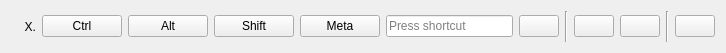
<?xml version="1.0" encoding="UTF-8"?>
<ui version="4.0">
 <class>KeyPressWidget</class>
 <widget class="QWidget" name="KeyPressWidget">
  <property name="geometry">
   <rect>
    <x>0</x>
    <y>0</y>
    <width>726</width>
    <height>53</height>
   </rect>
  </property>
  <property name="sizePolicy">
   <sizepolicy hsizetype="Expanding" vsizetype="Minimum">
    <horstretch>0</horstretch>
    <verstretch>0</verstretch>
   </sizepolicy>
  </property>
  <property name="minimumSize">
   <size>
    <width>0</width>
    <height>40</height>
   </size>
  </property>
  <property name="maximumSize">
   <size>
    <width>16777215</width>
    <height>60</height>
   </size>
  </property>
  <property name="windowTitle">
   <string>Form</string>
  </property>
  <property name="autoFillBackground">
   <bool>true</bool>
  </property>
  <property name="styleSheet">
   <string notr="true">QWidget {
	#this does break dark mode stupid me
	#background-color: white;
}
</string>
  </property>
  <layout class="QHBoxLayout" name="horizontalLayout">
   <item>
    <widget class="QLabel" name="label">
     <property name="minimumSize">
      <size>
       <width>25</width>
       <height>0</height>
      </size>
     </property>
     <property name="text">
      <string>X.</string>
     </property>
     <property name="alignment">
      <set>Qt::AlignRight|Qt::AlignTrailing|Qt::AlignVCenter</set>
     </property>
    </widget>
   </item>
   <item>
    <widget class="QPushButton" name="ctrlMod">
     <property name="focusPolicy">
      <enum>Qt::NoFocus</enum>
     </property>
     <property name="styleSheet">
      <string notr="true">QPushButton:selected {
		color: white;
}</string>
     </property>
     <property name="text">
      <string>Ctrl</string>
     </property>
     <property name="checkable">
      <bool>true</bool>
     </property>
    </widget>
   </item>
   <item>
    <widget class="QPushButton" name="altMod">
     <property name="focusPolicy">
      <enum>Qt::NoFocus</enum>
     </property>
     <property name="text">
      <string>Alt</string>
     </property>
     <property name="checkable">
      <bool>true</bool>
     </property>
    </widget>
   </item>
   <item>
    <widget class="QPushButton" name="shiftMod">
     <property name="focusPolicy">
      <enum>Qt::NoFocus</enum>
     </property>
     <property name="text">
      <string>Shift</string>
     </property>
     <property name="checkable">
      <bool>true</bool>
     </property>
    </widget>
   </item>
   <item>
    <widget class="QPushButton" name="metaMod">
     <property name="focusPolicy">
      <enum>Qt::NoFocus</enum>
     </property>
     <property name="text">
      <string>Meta</string>
     </property>
     <property name="checkable">
      <bool>true</bool>
     </property>
    </widget>
   </item>
   <item>
    <widget class="CKeySequenceEdit" name="keySequenceEdit"/>
   </item>
   <item>
    <widget class="QPushButton" name="clearButton">
     <property name="icon">
      <iconset theme="edit-clear">
       <normaloff>.</normaloff>.</iconset>
     </property>
    </widget>
   </item>
   <item>
    <widget class="Line" name="line_2">
     <property name="orientation">
      <enum>Qt::Vertical</enum>
     </property>
    </widget>
   </item>
   <item>
    <widget class="QPushButton" name="moveUp">
     <property name="icon">
      <iconset theme="go-up">
       <normaloff>.</normaloff>.</iconset>
     </property>
    </widget>
   </item>
   <item>
    <widget class="QPushButton" name="moveDown">
     <property name="icon">
      <iconset theme="go-down">
       <normaloff>.</normaloff>.</iconset>
     </property>
    </widget>
   </item>
   <item>
    <widget class="Line" name="line">
     <property name="orientation">
      <enum>Qt::Vertical</enum>
     </property>
    </widget>
   </item>
   <item>
    <widget class="QPushButton" name="delButton">
     <property name="icon">
      <iconset theme="list-remove">
       <normaloff>.</normaloff>.</iconset>
     </property>
    </widget>
   </item>
  </layout>
 </widget>
 <customwidgets>
  <customwidget>
   <class>CKeySequenceEdit</class>
   <extends>QKeySequenceEdit</extends>
   <header location="global">gui.customwidgets</header>
  </customwidget>
 </customwidgets>
 <resources/>
 <connections>
  <connection>
   <sender>clearButton</sender>
   <signal>clicked()</signal>
   <receiver>keySequenceEdit</receiver>
   <slot>clear()</slot>
   <hints>
    <hint type="sourcelabel">
     <x>578</x>
     <y>38</y>
    </hint>
    <hint type="destinationlabel">
     <x>541</x>
     <y>29</y>
    </hint>
   </hints>
  </connection>
  <connection>
   <sender>delButton</sender>
   <signal>clicked()</signal>
   <receiver>KeyPressWidget</receiver>
   <slot>_remove()</slot>
   <hints>
    <hint type="sourcelabel">
     <x>707</x>
     <y>30</y>
    </hint>
    <hint type="destinationlabel">
     <x>668</x>
     <y>0</y>
    </hint>
   </hints>
  </connection>
  <connection>
   <sender>moveDown</sender>
   <signal>clicked()</signal>
   <receiver>KeyPressWidget</receiver>
   <slot>_moveDown()</slot>
   <hints>
    <hint type="sourcelabel">
     <x>661</x>
     <y>28</y>
    </hint>
    <hint type="destinationlabel">
     <x>629</x>
     <y>0</y>
    </hint>
   </hints>
  </connection>
  <connection>
   <sender>moveUp</sender>
   <signal>clicked()</signal>
   <receiver>KeyPressWidget</receiver>
   <slot>_moveUp()</slot>
   <hints>
    <hint type="sourcelabel">
     <x>624</x>
     <y>33</y>
    </hint>
    <hint type="destinationlabel">
     <x>593</x>
     <y>0</y>
    </hint>
   </hints>
  </connection>
  <connection>
   <sender>clearButton</sender>
   <signal>clicked(bool)</signal>
   <receiver>ctrlMod</receiver>
   <slot>setChecked(bool)</slot>
   <hints>
    <hint type="sourcelabel">
     <x>563</x>
     <y>22</y>
    </hint>
    <hint type="destinationlabel">
     <x>77</x>
     <y>25</y>
    </hint>
   </hints>
  </connection>
  <connection>
   <sender>clearButton</sender>
   <signal>clicked(bool)</signal>
   <receiver>altMod</receiver>
   <slot>setChecked(bool)</slot>
   <hints>
    <hint type="sourcelabel">
     <x>578</x>
     <y>30</y>
    </hint>
    <hint type="destinationlabel">
     <x>166</x>
     <y>22</y>
    </hint>
   </hints>
  </connection>
  <connection>
   <sender>clearButton</sender>
   <signal>clicked(bool)</signal>
   <receiver>shiftMod</receiver>
   <slot>setChecked(bool)</slot>
   <hints>
    <hint type="sourcelabel">
     <x>566</x>
     <y>28</y>
    </hint>
    <hint type="destinationlabel">
     <x>265</x>
     <y>26</y>
    </hint>
   </hints>
  </connection>
  <connection>
   <sender>clearButton</sender>
   <signal>clicked(bool)</signal>
   <receiver>metaMod</receiver>
   <slot>setChecked(bool)</slot>
   <hints>
    <hint type="sourcelabel">
     <x>573</x>
     <y>33</y>
    </hint>
    <hint type="destinationlabel">
     <x>370</x>
     <y>24</y>
    </hint>
   </hints>
  </connection>
 </connections>
 <slots>
  <slot>_remove()</slot>
  <slot>_moveUp()</slot>
  <slot>_moveDown()</slot>
 </slots>
</ui>
